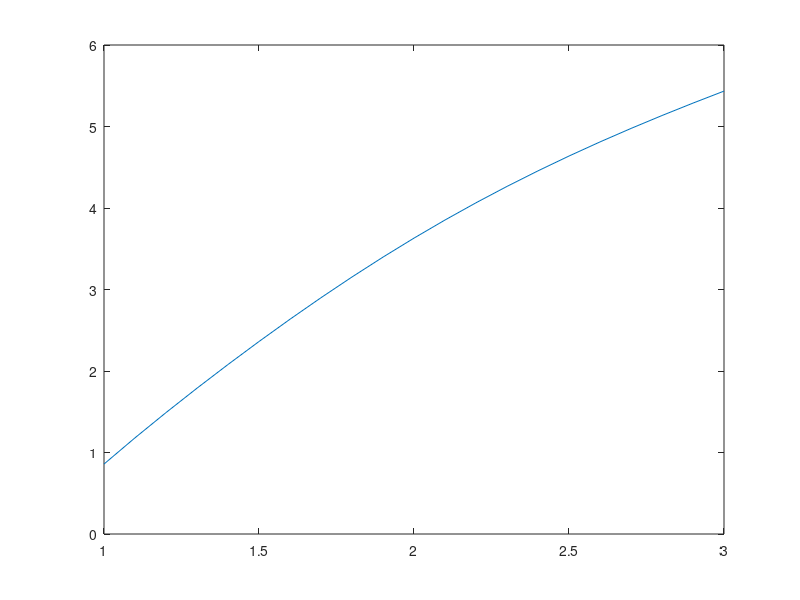

Write the MATLAB code that produced this figure.
clear
clc

cArray = 1 : 0.1 : 3.0;
L = length(cArray);

for ii = 1 : L
    C = cArray(ii);
    t0 = 0;
    x0 = 5;
    tf = 3;
    n = 150;

    f = @(t, x) cos(x) - t^2 + C;

    xArray = x0;
    tArray = linspace(t0, tf, n+1);
    h = (tf - t0) / n;

    for n = 1 : n
        xArray(n+1) = (xArray(n) + h*f(tArray(n), xArray(n)));
    end
    results(ii) = xArray(end);
end

plot(cArray, results)